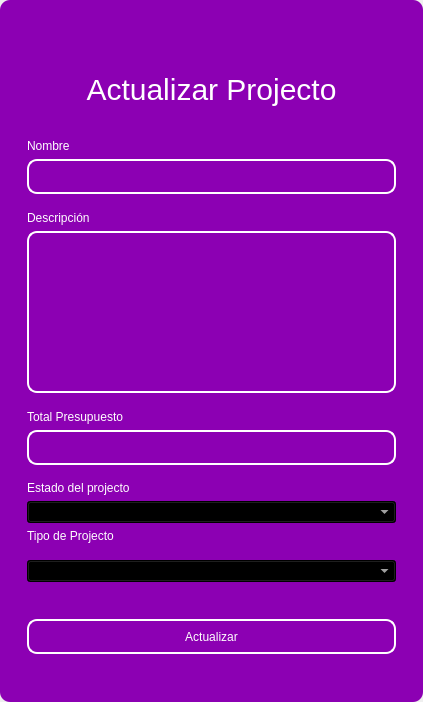
<?xml version="1.0" encoding="UTF-8"?>
<ui version="4.0">
 <class>MainWindow</class>
 <widget class="QMainWindow" name="MainWindow">
  <property name="geometry">
   <rect>
    <x>0</x>
    <y>0</y>
    <width>423</width>
    <height>702</height>
   </rect>
  </property>
  <property name="windowTitle">
   <string>MainWindow</string>
  </property>
  <property name="styleSheet">
   <string notr="true"/>
  </property>
  <widget class="QWidget" name="centralwidget">
   <property name="styleSheet">
    <string notr="true"/>
   </property>
   <layout class="QVBoxLayout" name="verticalLayout">
    <property name="spacing">
     <number>0</number>
    </property>
    <property name="leftMargin">
     <number>0</number>
    </property>
    <property name="topMargin">
     <number>0</number>
    </property>
    <property name="rightMargin">
     <number>0</number>
    </property>
    <property name="bottomMargin">
     <number>0</number>
    </property>
    <item>
     <widget class="QFrame" name="frame">
      <property name="enabled">
       <bool>true</bool>
      </property>
      <property name="styleSheet">
       <string notr="true">QFrame {
	border-radius:10px;
background-color: rgb(140, 0, 179);
 }
</string>
      </property>
      <property name="frameShape">
       <enum>QFrame::StyledPanel</enum>
      </property>
      <property name="frameShadow">
       <enum>QFrame::Raised</enum>
      </property>
      <layout class="QVBoxLayout" name="verticalLayout_2">
       <item>
        <widget class="QFrame" name="frame_superior">
         <property name="minimumSize">
          <size>
           <width>0</width>
           <height>40</height>
          </size>
         </property>
         <property name="maximumSize">
          <size>
           <width>16777215</width>
           <height>40</height>
          </size>
         </property>
         <property name="styleSheet">
          <string notr="true">QPushButton{
border-radius:18px;
}

QPushButton:hover{
	background-color: rgb(0, 0, 0);
}
</string>
         </property>
         <property name="frameShape">
          <enum>QFrame::StyledPanel</enum>
         </property>
         <property name="frameShadow">
          <enum>QFrame::Raised</enum>
         </property>
         <layout class="QHBoxLayout" name="horizontalLayout_3">
          <property name="spacing">
           <number>4</number>
          </property>
          <property name="leftMargin">
           <number>0</number>
          </property>
          <property name="topMargin">
           <number>0</number>
          </property>
          <property name="rightMargin">
           <number>0</number>
          </property>
          <property name="bottomMargin">
           <number>0</number>
          </property>
          <item>
           <widget class="QPushButton" name="btn_icon">
            <property name="text">
             <string/>
            </property>
            <property name="iconSize">
             <size>
              <width>40</width>
              <height>40</height>
             </size>
            </property>
           </widget>
          </item>
          <item>
           <spacer name="horizontalSpacer_2">
            <property name="orientation">
             <enum>Qt::Horizontal</enum>
            </property>
            <property name="sizeHint" stdset="0">
             <size>
              <width>443</width>
              <height>20</height>
             </size>
            </property>
           </spacer>
          </item>
          <item>
           <widget class="QPushButton" name="bt_minimizar">
            <property name="minimumSize">
             <size>
              <width>38</width>
              <height>38</height>
             </size>
            </property>
            <property name="maximumSize">
             <size>
              <width>38</width>
              <height>38</height>
             </size>
            </property>
            <property name="cursor">
             <cursorShape>PointingHandCursor</cursorShape>
            </property>
            <property name="text">
             <string/>
            </property>
            <property name="icon">
             <iconset>
              <normaloff>image/minus.svg</normaloff>image/minus.svg</iconset>
            </property>
            <property name="iconSize">
             <size>
              <width>38</width>
              <height>38</height>
             </size>
            </property>
           </widget>
          </item>
          <item>
           <widget class="QPushButton" name="bt_maximizar">
            <property name="minimumSize">
             <size>
              <width>38</width>
              <height>38</height>
             </size>
            </property>
            <property name="maximumSize">
             <size>
              <width>38</width>
              <height>38</height>
             </size>
            </property>
            <property name="cursor">
             <cursorShape>PointingHandCursor</cursorShape>
            </property>
            <property name="text">
             <string/>
            </property>
            <property name="icon">
             <iconset>
              <normaloff>image/chevron-up.svg</normaloff>image/chevron-up.svg</iconset>
            </property>
            <property name="iconSize">
             <size>
              <width>38</width>
              <height>38</height>
             </size>
            </property>
           </widget>
          </item>
          <item>
           <widget class="QPushButton" name="bt_restaurar">
            <property name="minimumSize">
             <size>
              <width>38</width>
              <height>38</height>
             </size>
            </property>
            <property name="maximumSize">
             <size>
              <width>38</width>
              <height>38</height>
             </size>
            </property>
            <property name="cursor">
             <cursorShape>PointingHandCursor</cursorShape>
            </property>
            <property name="text">
             <string/>
            </property>
            <property name="icon">
             <iconset>
              <normaloff>image/chevron-down.svg</normaloff>image/chevron-down.svg</iconset>
            </property>
            <property name="iconSize">
             <size>
              <width>38</width>
              <height>38</height>
             </size>
            </property>
           </widget>
          </item>
          <item>
           <widget class="QPushButton" name="bt_cerrar">
            <property name="minimumSize">
             <size>
              <width>38</width>
              <height>38</height>
             </size>
            </property>
            <property name="maximumSize">
             <size>
              <width>38</width>
              <height>38</height>
             </size>
            </property>
            <property name="cursor">
             <cursorShape>PointingHandCursor</cursorShape>
            </property>
            <property name="text">
             <string/>
            </property>
            <property name="icon">
             <iconset>
              <normaloff>image/x.svg</normaloff>image/x.svg</iconset>
            </property>
            <property name="iconSize">
             <size>
              <width>38</width>
              <height>38</height>
             </size>
            </property>
           </widget>
          </item>
         </layout>
        </widget>
       </item>
       <item>
        <widget class="QFrame" name="frame_3">
         <property name="styleSheet">
          <string notr="true">QLabel {
	color: rgb(255, 255, 254);
	font: 12pt &quot;Arial&quot;;
	background-color: rgba(0, 0, 0,0);
}

QTextEdit{
background-color: rgba(0, 0, 0,0);
border-radius:10px; 
font: 12pt &quot;Arial&quot;;
color: rgb(255, 255, 254);
border: 2px solid  rgb(255, 255, 255);

}

QTextEdit:hover{
background-color: rgba(0, 0, 0,0);
border-radius:10px; 
font: 12pt &quot;Arial&quot;;
border: 2px solid  rgb(120, 0, 171);
}

QTextEdit:focus{
background-color: rgb(0, 0, 0);
border-radius:10px; 
font: 12pt &quot;Arial&quot;;
border: 2px solid rgb(120, 0, 171);
}

QLineEdit{
background-color: rgba(0, 0, 0,0);
border-radius:10px; 
font: 12pt &quot;Arial&quot;;
color: rgb(255, 255, 254);
border: 2px solid  rgb(255, 255, 255);

}

QLineEdit:hover{
background-color: rgba(0, 0, 0,0);
border-radius:10px; 
font: 12pt &quot;Arial&quot;;
border: 2px solid  rgb(120, 0, 171);
}

QLineEdit:focus{
background-color: rgb(0, 0, 0);
border-radius:10px; 
font: 12pt &quot;Arial&quot;;
border: 2px solid rgb(120, 0, 171);
}

QCheckBox{
	font: 12pt &quot;Arial&quot;;
	color: rgb(255, 255, 255);
}

QCheckBox::indicator {
    width: 18px;
    height:18px;
}

QCheckBox::indicator:unchecked {
   background-image: url(image/square.svg);
}

QCheckBox::indicator:checked {
   background-image: url(image/check-square.svg);
}

QPushButton{
border-radius:10px; 
font: 12pt &quot;Arial&quot;;
color: rgb(255, 255, 254);
border: 2px solid #ffffff;
}

QPushButton:hover{
border-radius:10px; 
font: 12pt &quot;Arial&quot;;
color: rgb(255, 255, 255);
border: 2px solid rgb(120, 0, 171);
	background-color: rgb(120, 0, 171);
}
</string>
         </property>
         <property name="frameShape">
          <enum>QFrame::StyledPanel</enum>
         </property>
         <property name="frameShadow">
          <enum>QFrame::Raised</enum>
         </property>
         <layout class="QHBoxLayout" name="horizontalLayout_4">
          <item>
           <layout class="QVBoxLayout" name="verticalLayout_4">
            <item>
             <widget class="QLabel" name="label_3">
              <property name="minimumSize">
               <size>
                <width>100</width>
                <height>50</height>
               </size>
              </property>
              <property name="styleSheet">
               <string notr="true">font-size: 30px;
color: rgb(255, 255, 255);</string>
              </property>
              <property name="text">
               <string>Actualizar Projecto</string>
              </property>
              <property name="alignment">
               <set>Qt::AlignCenter</set>
              </property>
             </widget>
            </item>
            <item>
             <widget class="QFrame" name="frame_4">
              <property name="maximumSize">
               <size>
                <width>400</width>
                <height>600</height>
               </size>
              </property>
              <property name="styleSheet">
               <string notr="true">QLabel {
	color: rgb(255, 255, 254);
	font: 12pt &quot;Arial&quot;;
	background-color: rgba(0, 0, 0,0);
}

QTextEdit{
background-color: rgba(0, 0, 0,0);
border-radius:10px; 
font: 12pt &quot;Arial&quot;;
color: rgb(255, 255, 254);
border: 2px solid  rgb(255, 255, 255);

}

QTextEdit:hover{
background-color: rgba(0, 0, 0,0);
border-radius:10px; 
font: 12pt &quot;Arial&quot;;
border: 2px solid  rgb(120, 0, 171);
}

QTextEdit:focus{
background-color: rgb(0, 0, 0);
border-radius:10px; 
font: 12pt &quot;Arial&quot;;
border: 2px solid rgb(120, 0, 171);
}

QLineEdit{
background-color: rgba(0, 0, 0,0);
border-radius:10px; 
font: 12pt &quot;Arial&quot;;
color: rgb(255, 255, 254);
border: 2px solid  rgb(255, 255, 255);

}

QLineEdit:hover{
background-color: rgba(0, 0, 0,0);
border-radius:10px; 
font: 12pt &quot;Arial&quot;;
border: 2px solid  rgb(120, 0, 171);
}

QLineEdit:focus{
background-color: rgb(0, 0, 0);
border-radius:10px; 
font: 12pt &quot;Arial&quot;;
border: 2px solid rgb(120, 0, 171);
}

QCheckBox{
	font: 12pt &quot;Arial&quot;;
	color: rgb(255, 255, 255);
}

QCheckBox::indicator {
    width: 18px;
    height:18px;
}

QCheckBox::indicator:unchecked {
   background-image: url(image/square.svg);
}

QCheckBox::indicator:checked {
   background-image: url(image/check-square.svg);
}

QPushButton{
border-radius:10px; 
font: 12pt &quot;Arial&quot;;
color: rgb(255, 255, 254);
border: 2px solid #ffffff;
}

QPushButton:hover{
border-radius:10px; 
font: 12pt &quot;Arial&quot;;
color: rgb(255, 255, 255);
border: 2px solid rgb(120, 0, 171);
	background-color: rgb(120, 0, 171);
}
</string>
              </property>
              <property name="frameShape">
               <enum>QFrame::StyledPanel</enum>
              </property>
              <property name="frameShadow">
               <enum>QFrame::Raised</enum>
              </property>
              <layout class="QVBoxLayout" name="verticalLayout_3">
               <item>
                <spacer name="verticalSpacer_3">
                 <property name="orientation">
                  <enum>Qt::Vertical</enum>
                 </property>
                 <property name="sizeHint" stdset="0">
                  <size>
                   <width>20</width>
                   <height>40</height>
                  </size>
                 </property>
                </spacer>
               </item>
               <item>
                <widget class="QLabel" name="label_4">
                 <property name="text">
                  <string>Nombre</string>
                 </property>
                </widget>
               </item>
               <item>
                <widget class="QLineEdit" name="nametxt">
                 <property name="minimumSize">
                  <size>
                   <width>0</width>
                   <height>35</height>
                  </size>
                 </property>
                </widget>
               </item>
               <item>
                <spacer name="verticalSpacer_4">
                 <property name="orientation">
                  <enum>Qt::Vertical</enum>
                 </property>
                 <property name="sizeHint" stdset="0">
                  <size>
                   <width>20</width>
                   <height>40</height>
                  </size>
                 </property>
                </spacer>
               </item>
               <item>
                <widget class="QLabel" name="label_7">
                 <property name="text">
                  <string>Descripción</string>
                 </property>
                </widget>
               </item>
               <item>
                <widget class="QTextEdit" name="descriptiontxt"/>
               </item>
               <item>
                <spacer name="verticalSpacer">
                 <property name="orientation">
                  <enum>Qt::Vertical</enum>
                 </property>
                 <property name="sizeHint" stdset="0">
                  <size>
                   <width>20</width>
                   <height>40</height>
                  </size>
                 </property>
                </spacer>
               </item>
               <item>
                <widget class="QLabel" name="label_5">
                 <property name="text">
                  <string>Total Presupuesto</string>
                 </property>
                </widget>
               </item>
               <item>
                <widget class="QLineEdit" name="budgettxt">
                 <property name="minimumSize">
                  <size>
                   <width>0</width>
                   <height>35</height>
                  </size>
                 </property>
                 <property name="maximumSize">
                  <size>
                   <width>16777215</width>
                   <height>16777215</height>
                  </size>
                 </property>
                 <property name="echoMode">
                  <enum>QLineEdit::Normal</enum>
                 </property>
                </widget>
               </item>
               <item>
                <spacer name="verticalSpacer_5">
                 <property name="orientation">
                  <enum>Qt::Vertical</enum>
                 </property>
                 <property name="sizeHint" stdset="0">
                  <size>
                   <width>20</width>
                   <height>40</height>
                  </size>
                 </property>
                </spacer>
               </item>
               <item>
                <widget class="QLabel" name="label_status">
                 <property name="text">
                  <string>Estado del projecto</string>
                 </property>
                </widget>
               </item>
               <item>
                <widget class="QComboBox" name="status_combobox">
                 <property name="styleSheet">
                  <string notr="true">color: rgb(255, 255, 255);
background-color: rgb(0, 0, 0);</string>
                 </property>
                </widget>
               </item>
               <item>
                <widget class="QLabel" name="label_type">
                 <property name="text">
                  <string>Tipo de Projecto</string>
                 </property>
                </widget>
               </item>
               <item>
                <spacer name="verticalSpacer_6">
                 <property name="orientation">
                  <enum>Qt::Vertical</enum>
                 </property>
                 <property name="sizeHint" stdset="0">
                  <size>
                   <width>20</width>
                   <height>40</height>
                  </size>
                 </property>
                </spacer>
               </item>
               <item>
                <widget class="QComboBox" name="type_combobox">
                 <property name="styleSheet">
                  <string notr="true">color: rgb(255, 255, 255);
background-color: rgb(0, 0, 0);</string>
                 </property>
                </widget>
               </item>
               <item>
                <spacer name="verticalSpacer_10">
                 <property name="orientation">
                  <enum>Qt::Vertical</enum>
                 </property>
                 <property name="sizeHint" stdset="0">
                  <size>
                   <width>20</width>
                   <height>40</height>
                  </size>
                 </property>
                </spacer>
               </item>
               <item>
                <spacer name="verticalSpacer_9">
                 <property name="orientation">
                  <enum>Qt::Vertical</enum>
                 </property>
                 <property name="sizeHint" stdset="0">
                  <size>
                   <width>20</width>
                   <height>50</height>
                  </size>
                 </property>
                </spacer>
               </item>
               <item>
                <widget class="QPushButton" name="btn_update">
                 <property name="minimumSize">
                  <size>
                   <width>0</width>
                   <height>35</height>
                  </size>
                 </property>
                 <property name="cursor">
                  <cursorShape>PointingHandCursor</cursorShape>
                 </property>
                 <property name="text">
                  <string>Actualizar</string>
                 </property>
                </widget>
               </item>
               <item>
                <spacer name="verticalSpacer_7">
                 <property name="orientation">
                  <enum>Qt::Vertical</enum>
                 </property>
                 <property name="sizeHint" stdset="0">
                  <size>
                   <width>20</width>
                   <height>40</height>
                  </size>
                 </property>
                </spacer>
               </item>
               <item>
                <spacer name="verticalSpacer_8">
                 <property name="orientation">
                  <enum>Qt::Vertical</enum>
                 </property>
                 <property name="sizeHint" stdset="0">
                  <size>
                   <width>20</width>
                   <height>40</height>
                  </size>
                 </property>
                </spacer>
               </item>
              </layout>
             </widget>
            </item>
           </layout>
          </item>
         </layout>
        </widget>
       </item>
      </layout>
     </widget>
    </item>
   </layout>
  </widget>
 </widget>
 <resources/>
 <connections/>
</ui>
